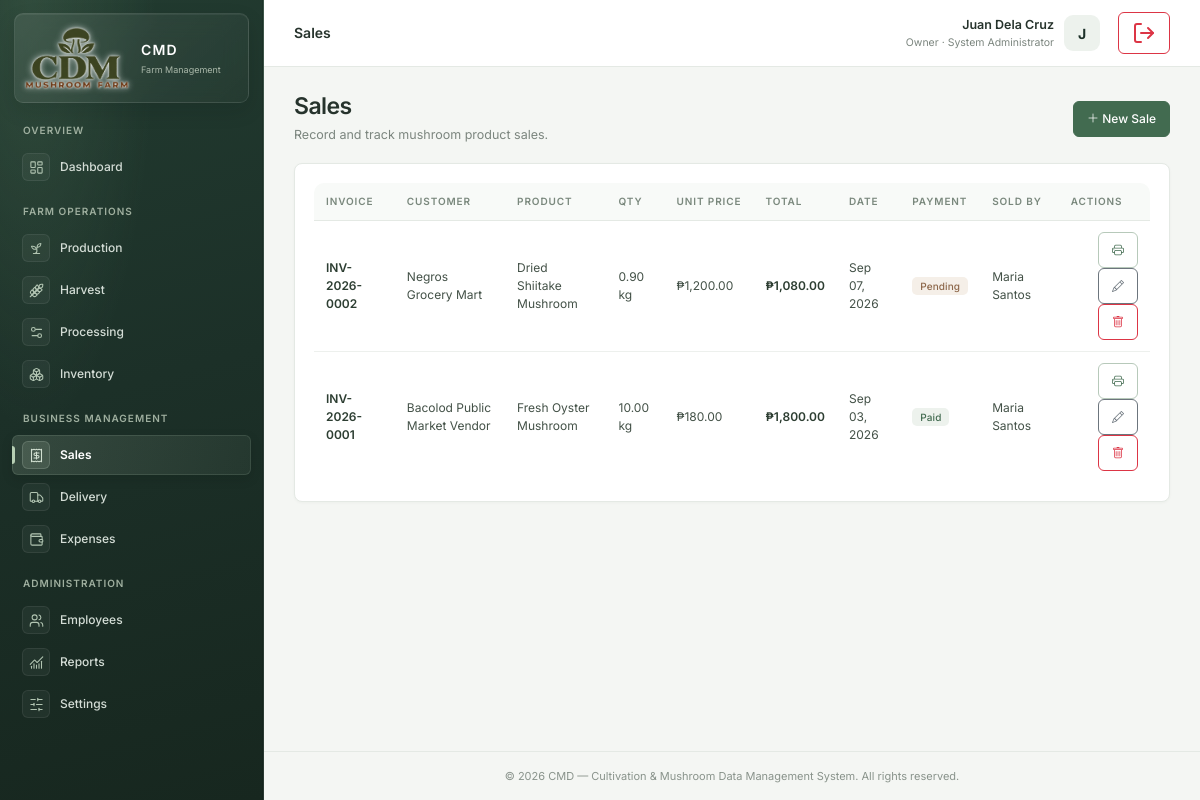
Page /sales (signed in) on the committed database.
### tables this page shows
CREATE TABLE sales (
    sale_id         INT AUTO_INCREMENT PRIMARY KEY,
    invoice_no      VARCHAR(30) NOT NULL UNIQUE,
    customer_name   VARCHAR(100) NOT NULL,
    customer_contact VARCHAR(50),
    product_name    VARCHAR(100) NOT NULL,
    quantity        DECIMAL(10,2) NOT NULL DEFAULT 0,
    unit            VARCHAR(20) NOT NULL DEFAULT 'kg',
    unit_price      DECIMAL(10,2) NOT NULL DEFAULT 0,
    total_amount    DECIMAL(10,2) NOT NULL DEFAULT 0,
    sale_date       DATE NOT NULL,
    payment_status  ENUM('Paid','Pending','Partial') NOT NULL DEFAULT 'Paid',
    sold_by         INT,
    created_at      TIMESTAMP DEFAULT CURRENT_TIMESTAMP,
    FOREIGN KEY (sold_by) REFERENCES employees(employee_id) ON DELETE SET NULL
);

### app/core/Controller.php (called while the page is built, shortened)
<?php
class Controller
{
    protected function model(string $model)
    {
        return new $model();
    }
    protected function view(string $view, array $data = [])
    {
        extract($data);
        $viewFile = APP_PATH . '/views/' . $view . '.php';
        require APP_PATH . '/views/layouts/header.php';
        require APP_PATH . '/views/layouts/sidebar.php';
        require $viewFile;
        require APP_PATH . '/views/layouts/footer.php';
    }
}

### app/controllers/SalesController.php (called while the page is built, shortened)
<?php
class SalesController extends Controller
{
    public function index()
    {
        $data = [
            'pageTitle' => 'Sales',
            'sales'     => $this->model('Sale')->allWithSeller(),
            'employees' => $this->model('Employee')->activeEmployees(),
            'nextInvoice' => $this->model('Sale')->generateInvoiceNo(),
        ];
        $this->view('sales/index', $data);
    }
}

### app/core/App.php (called while the page is built, shortened)
<?php
class App
{
    protected string $action     = 'index';
    public function __construct()
    {
        $url = $this->parseUrl();
        if (!empty($url[0])) {
            $controllerName = ucfirst(strtolower($url[0])) . 'Controller';
            $controllerFile = APP_PATH . '/controllers/' . $controllerName . '.php';
            if (file_exists($controllerFile)) {
                unset($url[0]);
            }
        }
        $this->controller = new $this->controller();
        $this->params = $url ? array_values($url) : [];
        call_user_func_array([$this->controller, $this->action], $this->params);
    }
    private function parseUrl(): array
    {
        if (isset($_GET['url'])) {
            $url = rtrim($_GET['url'], '/');
            $url = filter_var($url, FILTER_SANITIZE_URL);
            return explode('/', $url);
        }
        return [];
    }
}

### public/index.php (called while the page is built, shortened)
<?php
require_once CONFIG_PATH . '/database.php';
require_once APP_PATH . '/helpers.php';
require_once APP_PATH . '/core/Model.php';
require_once APP_PATH . '/core/Controller.php';
require_once APP_PATH . '/core/App.php';
new App();

### app/core/Model.php (called while the page is built, shortened)
<?php
class Model
{
    protected PDO $db;
    public function __construct()
    {
        $this->db = Database::getConnection();
    }
    protected function query(string $sql, array $params = []): array
    {
        $stmt = $this->db->prepare($sql);
        $stmt->execute($params);
        return $stmt->fetchAll();
    }
}

### config/database.php (called while the page is built)
<?php
class Database
{
    private static ?PDO $instance = null;
    private static string $host    = 'localhost';
    private static string $dbname  = 'mushroom_db';
    private static string $user    = 'root';
    private static string $pass    = '';
    private static string $charset = 'utf8mb4';
    public static function getConnection(): PDO
    {
        if (self::$instance === null) {
            $dsn = 'mysql:host=' . self::$host . ';dbname=' . self::$dbname . ';charset=' . self::$charset;
            $options = [
                PDO::ATTR_ERRMODE            => PDO::ERRMODE_EXCEPTION,
                PDO::ATTR_DEFAULT_FETCH_MODE => PDO::FETCH_ASSOC,
                PDO::ATTR_EMULATE_PREPARES   => false,
            ];
            try {
                self::$instance = new PDO($dsn, self::$user, self::$pass, $options);
            } catch (PDOException $e) {
                die('Database connection failed: ' . $e->getMessage());
            }
        }
        return self::$instance;
    }
}

### app/models/Sale.php (called while the page is built, shortened)
<?php
class Sale extends Model
{
    public function allWithSeller(): array
    {
        return $this->query(
            "SELECT s.*, CONCAT(e.first_name,' ',e.last_name) AS seller_name
             FROM sales s LEFT JOIN employees e ON e.employee_id = s.sold_by
             ORDER BY s.sale_date DESC, s.sale_id DESC"
        );
    }
}

### app/views/sales/index.php (the view, shortened to what this page needs)
<div class="page-header">
    <div>
        <h3>Sales</h3>
        <p>Record and track mushroom product sales.</p>
    </div>
    <button class="btn btn-success" data-bs-toggle="modal" data-bs-target="#addModal"><i class="bi bi-plus-lg"></i> New Sale</button>
</div>
<div class="card-panel">
    <div class="table-responsive">
        <table class="table table-hover align-middle">
            <thead><tr><th>Invoice</th><th>Customer</th><th>Product</th><th>Qty</th><th>Unit Price</th><th>Total</th><th>Date</th><th>Payment</th><th>Sold By</th><th>Actions</th></tr></thead>
            <tbody>
            <?php foreach ($sales as $s): ?>
                <tr>
                    <td class="fw-semibold"><?= e($s['invoice_no']) ?></td>
                    <td><?= e($s['customer_name']) ?></td>
                    <td><?= e($s['product_name']) ?></td>
                    <td><?= number_format($s['quantity'],2) ?> <?= e($s['unit']) ?></td>
                    <td><?= peso($s['unit_price']) ?></td>
                    <td class="fw-semibold"><?= peso($s['total_amount']) ?></td>
                    <td><?= niceDate($s['sale_date']) ?></td>
                    <td><?= statusBadge($s['payment_status']) ?></td>
                    <td><?= e($s['seller_name'] ?? '—') ?></td>
                    <td class="text-end">
                        <a class="btn btn-sm btn-outline-success" href="<?= BASE_URL ?>/sales/receipt/<?= (int) $s['sale_id'] ?>" target="_blank" rel="noopener noreferrer" aria-label="Print receipt for <?= e($s['invoice_no']) ?>" title="Print receipt"><i class="bi bi-printer"></i></a>
                        <button class="btn btn-sm btn-outline-secondary" data-bs-toggle="modal" data-bs-target="#editModal<?= $s['sale_id'] ?>"><i class="bi bi-pencil"></i></button>
                        <form action="<?= BASE_URL ?>/sales/delete/<?= $s['sale_id'] ?>" method="POST" class="d-inline confirm-delete">
                            <button class="btn btn-sm btn-outline-danger"><i class="bi bi-trash"></i></button>
                        </form>
                    </td>
                </tr>
            <?php endforeach; ?>
            </tbody>
        </table>
    </div>
</div>

### app/helpers.php (shortened to what this page needs)
<?php
function e($value): string
{
    return htmlspecialchars((string)($value ?? ''), ENT_QUOTES, 'UTF-8');
}
function peso($amount): string
{
    return '₱' . number_format((float)$amount, 2);
}
function niceDate($date, string $format = 'M d, Y'): string
{
    $ts = is_numeric($date) ? $date : strtotime($date);
    return date($format, $ts);
}
function statusBadge(string $status): string
{
    $map = [
        'active' => 'success', 'inactive' => 'secondary',
        'In Stock' => 'success', 'Low Stock' => 'warning', 'Out of Stock' => 'danger',
        'Incubation' => 'info', 'Fruiting' => 'primary', 'Harvesting' => 'warning',
        'Completed' => 'success', 'Failed' => 'danger',
        'Paid' => 'success', 'Pending' => 'warning', 'Partial' => 'info',
        'Delivered' => 'success', 'In Transit' => 'primary', 'Cancelled' => 'danger',
        'In Progress' => 'warning',
        'A' => 'success', 'B' => 'info', 'C' => 'warning', 'Reject' => 'danger',
    ];
    $color = $map[$status] ?? 'secondary';
    return '<span class="badge status-badge status-badge-' . $color . '">' . e($status) . '</span>';
}

### public/css/style.css (style rules this page uses)
:root { --cmd-primary: #426b50; --cmd-primary-dark: #1c3028; --cmd-primary-soft: #edf2ed; --cmd-accent: #bd8658; --cmd-bg: #f4f6f3; --cmd-surface: #fff; --cmd-sidebar-bg: #1c3028; --cmd-sidebar-text: #d4ddd6; --cmd-border: #e4e9e4; --cmd-muted: #7b857e; --cmd-text: #26332c; --cmd-card-radius: 8px; --cmd-shadow: 0 1px 3px rgba(28, 48, 40, .035); }
* { box-sizing: border-box; }
body { min-width: 320px; font-family: 'Inter', -apple-system, BlinkMacSystemFont, 'Segoe UI', Roboto, sans-serif; background: var(--cmd-bg); color: var(--cmd-text); font-size: 13px; -webkit-font-smoothing: antialiased; }
.page-header { display: flex; align-items: center; justify-content: space-between; margin-bottom: 19px; flex-wrap: wrap; gap: 14px; }
.page-header h3 { margin: 0; font-size: 23px; font-weight: 600; letter-spacing: -.025em; color: var(--cmd-text); }
.page-header p { margin: 5px 0 0; color: var(--cmd-muted); font-size: 12.5px; }
.card-panel, .stat-card { background: var(--cmd-surface); border: 1px solid var(--cmd-border); border-radius: var(--cmd-card-radius); box-shadow: var(--cmd-shadow); }
.card-panel { padding: 19px; }
.table-responsive { border-radius: 10px; }
.table { --bs-table-bg: transparent; --bs-table-hover-bg: #f7faf7; margin-bottom: 0; }
.table thead th { padding: 11px 12px; font-size: 10px; font-weight: 600; text-transform: uppercase; letter-spacing: .09em; color: #7a887d; background: #f8faf8; border-bottom: 1px solid var(--cmd-border); white-space: nowrap; }
.table td { padding: 11px 12px; vertical-align: middle; font-size: 12px; color: #435147; border-color: #edf0ed; }
.table tbody tr:last-child td { border-bottom: 0; }
.table .fw-semibold { color: #2d3e32; }
.table .btn { --bs-btn-padding-y: .3rem; --bs-btn-padding-x: .48rem; --bs-btn-font-size: .75rem; }
.badge { font-weight: 500; font-size: 10px; padding: 4px 8px; border-radius: 5px; letter-spacing: .01em; }
.status-badge-success { background: #edf2ed; color: #426b50; }
.status-badge-warning { background: #f5efe8; color: #8d674a; }
.btn { border-radius: 6px; font-size: 12px; font-weight: 500; padding: 8px 13px; transition: transform .15s ease, box-shadow .15s ease, background-color .15s ease; }
.btn-success { background: var(--cmd-primary); border-color: var(--cmd-primary); }
.btn-outline-success { color: var(--cmd-primary); border-color: #b7c9ba; }

### rows in the picture
sales: invoice_no "INV-2026-0002", customer_name "Negros Grocery Mart", product_name "Dried Shiitake Mushroom", quantity "0.90", unit "kg", unit_price "₱1,200.00", total_amount "₱1,080.00", sale_date "Sep 07, 2026", payment_status "Pending", seller_name "Maria Santos"
sales: invoice_no "INV-2026-0001", customer_name "Bacolod Public Market Vendor", product_name "Fresh Oyster Mushroom", quantity "10.00", unit "kg", unit_price "₱180.00", total_amount "₱1,800.00", sale_date "Sep 03, 2026", payment_status "Paid", seller_name "Maria Santos"

### other values in the picture
$pageTitle "Sales"
$_SESSION['employee_name'] "Juan Dela Cruz"
$_SESSION['position'] "System Administrator"
substr($_SESSION['employee_name'] ?? 'U', 0, 1) "J"
